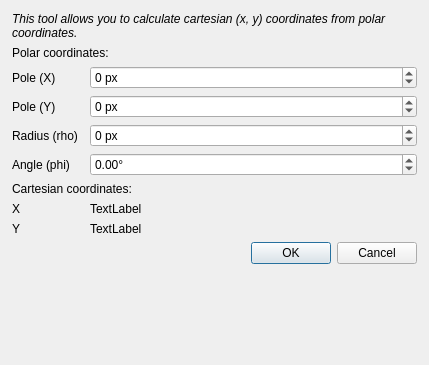
<?xml version="1.0" encoding="UTF-8"?>
<ui version="4.0">
 <class>Dialog</class>
 <widget class="QDialog" name="Dialog">
  <property name="geometry">
   <rect>
    <x>0</x>
    <y>0</y>
    <width>429</width>
    <height>365</height>
   </rect>
  </property>
  <property name="windowTitle">
   <string>Dialog</string>
  </property>
  <layout class="QFormLayout" name="formLayout">
   <property name="horizontalSpacing">
    <number>12</number>
   </property>
   <property name="leftMargin">
    <number>12</number>
   </property>
   <property name="topMargin">
    <number>12</number>
   </property>
   <property name="rightMargin">
    <number>12</number>
   </property>
   <property name="bottomMargin">
    <number>12</number>
   </property>
   <item row="1" column="0" colspan="2">
    <widget class="QLabel" name="label_5">
     <property name="text">
      <string>Polar coordinates:</string>
     </property>
    </widget>
   </item>
   <item row="3" column="0">
    <widget class="QLabel" name="label">
     <property name="text">
      <string>Pole (X)</string>
     </property>
    </widget>
   </item>
   <item row="3" column="1">
    <widget class="QSpinBox" name="spinbox_pole_x">
     <property name="suffix">
      <string> px</string>
     </property>
     <property name="minimum">
      <number>-10000</number>
     </property>
     <property name="maximum">
      <number>10000</number>
     </property>
    </widget>
   </item>
   <item row="4" column="0">
    <widget class="QLabel" name="label_4">
     <property name="text">
      <string>Pole (Y)</string>
     </property>
    </widget>
   </item>
   <item row="4" column="1">
    <widget class="QSpinBox" name="spinbox_pole_y">
     <property name="suffix">
      <string> px</string>
     </property>
     <property name="minimum">
      <number>-10000</number>
     </property>
     <property name="maximum">
      <number>10000</number>
     </property>
    </widget>
   </item>
   <item row="5" column="0">
    <widget class="QLabel" name="label_2">
     <property name="text">
      <string>Radius (rho)</string>
     </property>
    </widget>
   </item>
   <item row="5" column="1">
    <widget class="QSpinBox" name="spinbox_rho">
     <property name="suffix">
      <string> px</string>
     </property>
     <property name="minimum">
      <number>-10000</number>
     </property>
     <property name="maximum">
      <number>10000</number>
     </property>
    </widget>
   </item>
   <item row="6" column="0">
    <widget class="QLabel" name="label_3">
     <property name="text">
      <string>Angle (phi)</string>
     </property>
    </widget>
   </item>
   <item row="6" column="1">
    <widget class="QDoubleSpinBox" name="spinbox_phi">
     <property name="suffix">
      <string>°</string>
     </property>
     <property name="minimum">
      <double>-10000.000000000000000</double>
     </property>
     <property name="maximum">
      <double>10000.000000000000000</double>
     </property>
    </widget>
   </item>
   <item row="7" column="0" colspan="2">
    <widget class="QLabel" name="label_6">
     <property name="text">
      <string>Cartesian coordinates:</string>
     </property>
    </widget>
   </item>
   <item row="8" column="0">
    <widget class="QLabel" name="label_7">
     <property name="text">
      <string>X</string>
     </property>
    </widget>
   </item>
   <item row="8" column="1">
    <widget class="QLabel" name="label_cartesian_x">
     <property name="text">
      <string>TextLabel</string>
     </property>
    </widget>
   </item>
   <item row="9" column="0">
    <widget class="QLabel" name="label_8">
     <property name="text">
      <string>Y</string>
     </property>
    </widget>
   </item>
   <item row="9" column="1">
    <widget class="QLabel" name="label_cartesian_y">
     <property name="text">
      <string>TextLabel</string>
     </property>
    </widget>
   </item>
   <item row="10" column="0" colspan="2">
    <widget class="QDialogButtonBox" name="buttonBox">
     <property name="orientation">
      <enum>Qt::Horizontal</enum>
     </property>
     <property name="standardButtons">
      <set>QDialogButtonBox::Cancel|QDialogButtonBox::Ok</set>
     </property>
    </widget>
   </item>
   <item row="0" column="0" colspan="2">
    <widget class="QLabel" name="label_9">
     <property name="font">
      <font>
       <italic>true</italic>
      </font>
     </property>
     <property name="text">
      <string>This tool allows you to calculate cartesian (x, y) coordinates from polar coordinates.</string>
     </property>
     <property name="wordWrap">
      <bool>true</bool>
     </property>
    </widget>
   </item>
  </layout>
 </widget>
 <resources/>
 <connections>
  <connection>
   <sender>buttonBox</sender>
   <signal>accepted()</signal>
   <receiver>Dialog</receiver>
   <slot>accept()</slot>
   <hints>
    <hint type="sourcelabel">
     <x>248</x>
     <y>254</y>
    </hint>
    <hint type="destinationlabel">
     <x>157</x>
     <y>274</y>
    </hint>
   </hints>
  </connection>
  <connection>
   <sender>buttonBox</sender>
   <signal>rejected()</signal>
   <receiver>Dialog</receiver>
   <slot>reject()</slot>
   <hints>
    <hint type="sourcelabel">
     <x>316</x>
     <y>260</y>
    </hint>
    <hint type="destinationlabel">
     <x>286</x>
     <y>274</y>
    </hint>
   </hints>
  </connection>
  <connection>
   <sender>spinbox_phi</sender>
   <signal>valueChanged(double)</signal>
   <receiver>Dialog</receiver>
   <slot>update()</slot>
   <hints>
    <hint type="sourcelabel">
     <x>205</x>
     <y>163</y>
    </hint>
    <hint type="destinationlabel">
     <x>159</x>
     <y>153</y>
    </hint>
   </hints>
  </connection>
  <connection>
   <sender>spinbox_pole_x</sender>
   <signal>valueChanged(int)</signal>
   <receiver>Dialog</receiver>
   <slot>update()</slot>
   <hints>
    <hint type="sourcelabel">
     <x>205</x>
     <y>52</y>
    </hint>
    <hint type="destinationlabel">
     <x>159</x>
     <y>153</y>
    </hint>
   </hints>
  </connection>
  <connection>
   <sender>spinbox_pole_y</sender>
   <signal>valueChanged(int)</signal>
   <receiver>Dialog</receiver>
   <slot>update()</slot>
   <hints>
    <hint type="sourcelabel">
     <x>205</x>
     <y>89</y>
    </hint>
    <hint type="destinationlabel">
     <x>159</x>
     <y>153</y>
    </hint>
   </hints>
  </connection>
  <connection>
   <sender>spinbox_rho</sender>
   <signal>valueChanged(int)</signal>
   <receiver>Dialog</receiver>
   <slot>update()</slot>
   <hints>
    <hint type="sourcelabel">
     <x>205</x>
     <y>126</y>
    </hint>
    <hint type="destinationlabel">
     <x>159</x>
     <y>153</y>
    </hint>
   </hints>
  </connection>
 </connections>
</ui>
